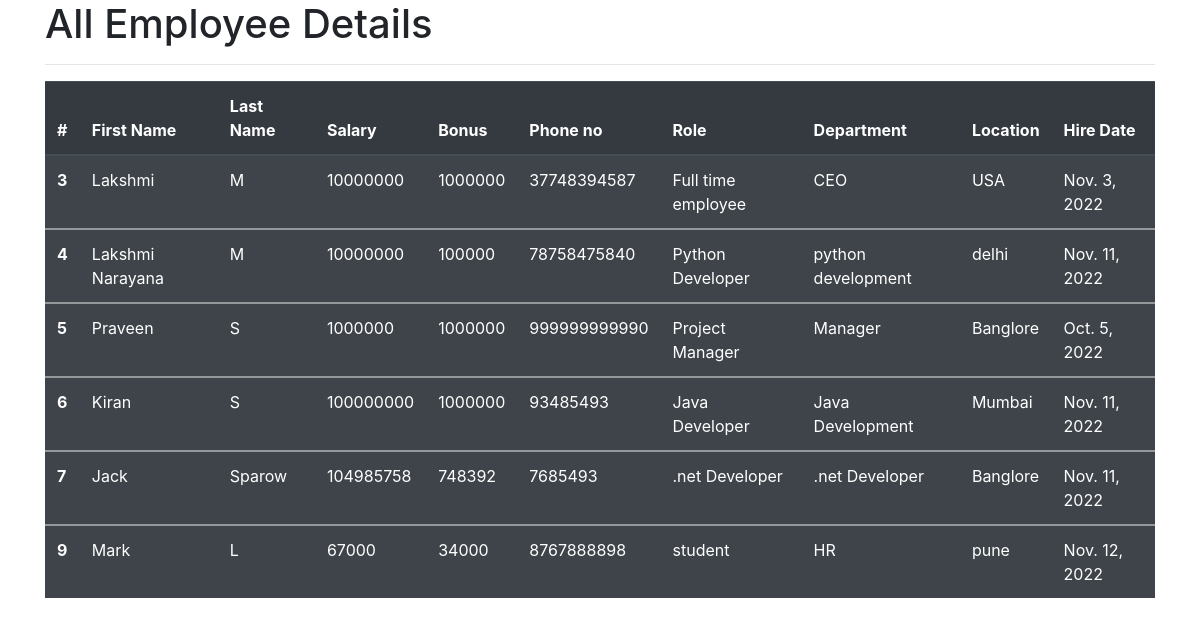
Page /all_emply on the committed database.
### emp_app/models.py (models this page shows, shortened)
class Employee(models.Model):
    first_name=models.CharField(max_length=100,null=False)
    last_name=models.CharField(max_length=100)
    dept=models.ForeignKey(Department, on_delete=models.CASCADE)
    salary=models.IntegerField(default=0)
    bonus=models.IntegerField(default=0)
    role=models.ForeignKey(Role, on_delete=models.CASCADE)
    phone=models.IntegerField(default=0)
    hire_date=models.DateField()
    def __str__(self):
        return self.first_name

class Role(models.Model):
    name=models.CharField(max_length=100, null=False)

class Department(models.Model):
    name=models.CharField(max_length=100,null=False)
    location=models.CharField(max_length=100)

### emp_app/views.py (the view)
# urls.py: path('all_emply', views.all_emply, name='all_emply'),
def all_emply(request):
    emps=Employee.objects.all()
    context={
        "emps":emps
    }
    print(context)
    return render(request,'all_emply.htm',context)

### emp_app/templates/all_emply.htm (shortened to what this page needs)
<!doctype html>
<html lang="en">
  <head>
    <link rel="stylesheet" href="https://cdn.jsdelivr.net/npm/bootstrap@4.3.1/dist/css/bootstrap.min.css">
  </head>
  <body>
    <div class="container">
        <h1>All Employee Details</Details></h1>
        <hr>
        <table class="table table-dark table-striped">
            <thead>
              <tr>
                <th scope="col">#</th>
                <th scope="col">First Name</th>
                <th scope="col">Last Name</th>
                <th scope="col">Salary</th>
                <th scope="col">Bonus</th>
                <th scope="col">Phone no</th>
                <th scope="col">Role</th>
                <th scope="col">Department</th>
                <th scope="col">Location</th>
                <th scope="col">Hire Date</th>
             </tr>
            </thead>
            {% for emp in emps%}
            <tbody>
              <tr>
                <th scope="row">{{emp.id}}</th>
                <td>{{emp.first_name}}</td>
                <td>{{emp.last_name}}</td>
                <td>{{emp.salary}}</td>
                <td>{{emp.bonus}}</td>
                <td>{{emp.phone}}</td>
                <td>{{emp.role.name}}</td>
                <td>{{emp.dept.name}}</td>
                <td>{{emp.dept.location}}</td>
                <td>{{emp.hire_date}}</td>
              </tr>
            </tbody>
            {%endfor%}
          </table>
    </div>
  </body>
</html>

### rows in the picture
Employee: id "3", first_name "Lakshmi", last_name "M", salary "10000000", bonus "1000000", phone "37748394587", role.name "Full time employee", dept.name "CEO", dept.location "USA", hire_date "Nov. 3, 2022"
Employee: id "4", first_name "Lakshmi Narayana", last_name "M", salary "10000000", bonus "100000", phone "78758475840", role.name "Python Developer", dept.name "python development", dept.location "delhi", hire_date "Nov. 11, 2022"
Employee: id "5", first_name "Praveen", last_name "S", salary "1000000", bonus "1000000", phone "999999999990", role.name "Project Manager", dept.name "Manager", dept.location "Banglore", hire_date "Oct. 5, 2022"
Employee: id "6", first_name "Kiran", last_name "S", salary "100000000", bonus "1000000", phone "93485493", role.name "Java Developer", dept.name "Java Development", dept.location "Mumbai", hire_date "Nov. 11, 2022"
Employee: id "7", first_name "Jack", last_name "Sparow", salary "104985758", bonus "748392", phone "7685493", role.name ".net Developer", dept.name ".net Developer", dept.location "Banglore", hire_date "Nov. 11, 2022"
Employee: id "9", first_name "Mark", last_name "L", salary "67000", bonus "34000", phone "8767888898", role.name "student", dept.name "HR", dept.location "pune", hire_date "Nov. 12, 2022"
